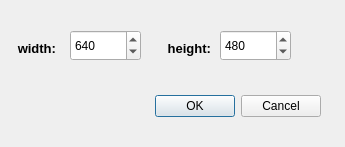
<?xml version="1.0" encoding="UTF-8"?>
<ui version="4.0">
 <class>SizeDialog</class>
 <widget class="QDialog" name="SizeDialog">
  <property name="geometry">
   <rect>
    <x>0</x>
    <y>0</y>
    <width>345</width>
    <height>147</height>
   </rect>
  </property>
  <property name="windowTitle">
   <string>Dialog</string>
  </property>
  <widget class="QWidget" name="layoutWidget">
   <property name="geometry">
    <rect>
     <x>20</x>
     <y>90</y>
     <width>301</width>
     <height>33</height>
    </rect>
   </property>
   <layout class="QHBoxLayout">
    <property name="spacing">
     <number>6</number>
    </property>
    <property name="margin">
     <number>0</number>
    </property>
    <item>
     <spacer>
      <property name="orientation">
       <enum>Qt::Horizontal</enum>
      </property>
      <property name="sizeHint" stdset="0">
       <size>
        <width>131</width>
        <height>31</height>
       </size>
      </property>
     </spacer>
    </item>
    <item>
     <widget class="QPushButton" name="okButton">
      <property name="text">
       <string>OK</string>
      </property>
     </widget>
    </item>
    <item>
     <widget class="QPushButton" name="cancelButton">
      <property name="text">
       <string>Cancel</string>
      </property>
     </widget>
    </item>
   </layout>
  </widget>
  <widget class="QLabel" name="label">
   <property name="geometry">
    <rect>
     <x>10</x>
     <y>40</y>
     <width>46</width>
     <height>16</height>
    </rect>
   </property>
   <property name="font">
    <font>
     <pointsize>10</pointsize>
     <weight>75</weight>
     <bold>true</bold>
    </font>
   </property>
   <property name="text">
    <string>width:</string>
   </property>
   <property name="scaledContents">
    <bool>false</bool>
   </property>
   <property name="alignment">
    <set>Qt::AlignRight|Qt::AlignTrailing|Qt::AlignVCenter</set>
   </property>
  </widget>
  <widget class="QSpinBox" name="widthSpin">
   <property name="geometry">
    <rect>
     <x>70</x>
     <y>30</y>
     <width>71</width>
     <height>31</height>
    </rect>
   </property>
   <property name="minimum">
    <number>10</number>
   </property>
   <property name="maximum">
    <number>4096</number>
   </property>
   <property name="value">
    <number>640</number>
   </property>
  </widget>
  <widget class="QLabel" name="label_2">
   <property name="geometry">
    <rect>
     <x>160</x>
     <y>40</y>
     <width>51</width>
     <height>16</height>
    </rect>
   </property>
   <property name="font">
    <font>
     <pointsize>10</pointsize>
     <weight>75</weight>
     <bold>true</bold>
    </font>
   </property>
   <property name="text">
    <string>height:</string>
   </property>
   <property name="scaledContents">
    <bool>false</bool>
   </property>
   <property name="alignment">
    <set>Qt::AlignRight|Qt::AlignTrailing|Qt::AlignVCenter</set>
   </property>
  </widget>
  <widget class="QSpinBox" name="heightSpin">
   <property name="geometry">
    <rect>
     <x>220</x>
     <y>30</y>
     <width>71</width>
     <height>31</height>
    </rect>
   </property>
   <property name="minimum">
    <number>10</number>
   </property>
   <property name="maximum">
    <number>4096</number>
   </property>
   <property name="value">
    <number>480</number>
   </property>
  </widget>
 </widget>
 <resources/>
 <connections>
  <connection>
   <sender>okButton</sender>
   <signal>clicked()</signal>
   <receiver>SizeDialog</receiver>
   <slot>accept()</slot>
   <hints>
    <hint type="sourcelabel">
     <x>278</x>
     <y>253</y>
    </hint>
    <hint type="destinationlabel">
     <x>96</x>
     <y>254</y>
    </hint>
   </hints>
  </connection>
  <connection>
   <sender>cancelButton</sender>
   <signal>clicked()</signal>
   <receiver>SizeDialog</receiver>
   <slot>reject()</slot>
   <hints>
    <hint type="sourcelabel">
     <x>369</x>
     <y>253</y>
    </hint>
    <hint type="destinationlabel">
     <x>179</x>
     <y>282</y>
    </hint>
   </hints>
  </connection>
 </connections>
</ui>
